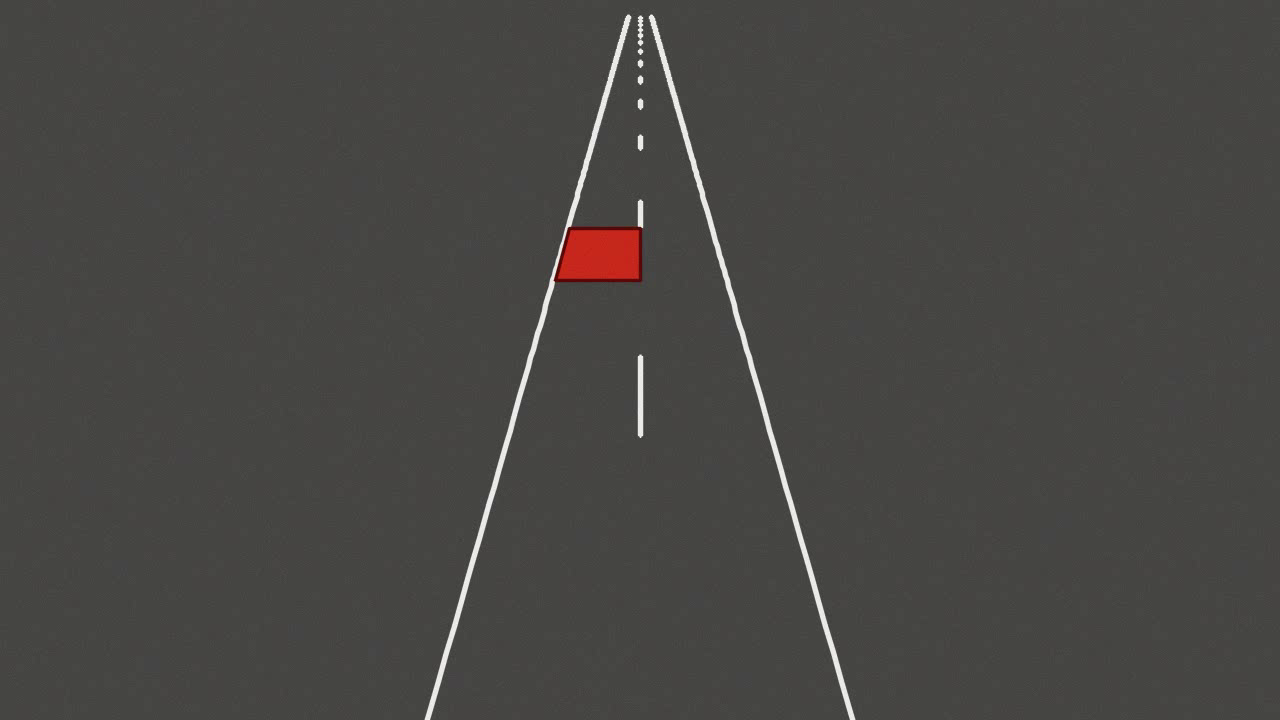
#> input picture frame 24 of evaluation/dataset/synthetic_scene_calib_s12_rp0.mp4, 1280 x 720 px
$ python run_uncertainty_calibration.py
#> lines starting #> are read from the running program, lines starting #| are printed output that depends on the picture
### evaluation/scripts/scene_generator.py
"""
Parameterized version of generate_synthetic_scene.py: same camera model
and road/vehicle setup, but exposes camera roll, dash-marking presence,
and post-render degradation (fog/blur) as knobs, so Week 2 can generate
a small deliberate-failure dataset per brief section 26 ("Failure
Dataset") without duplicating the whole generator per scenario.

Camera model matches generate_synthetic_scene.py exactly, with one
addition: an optional roll rotation (about the camera's forward axis),
since real footage is essentially never perfectly level and the Week 1
pipeline assumes zero roll throughout.
"""
import json
import math
import os
import zlib

import cv2
import numpy as np

IMG_W, IMG_H = 1280, 720
FOCAL_PX = 950.0
CX, CY = IMG_W / 2.0, IMG_H / 2.0
CAM_HEIGHT_M = 6.0
PITCH_DEG = 22.0
LANE_HALF_WIDTH_M = 1.85
DASH_LEN_M = 3.0
DASH_GAP_M = 9.0
DASH_PERIOD_M = DASH_LEN_M + DASH_GAP_M
ROAD_X_MAX_M = 160.0

FPS = 30.0
VEHICLE_SPEED_MPS = 20.0
VEHICLE_X_START_M = 12.0
VEHICLE_X_END_M = 110.0
VEHICLE_LEN_M = 4.5
VEHICLE_WID_M = 1.8
VEHICLE_LANE_Y_M = -0.9

OUT_DIR = os.path.join(os.path.dirname(__file__), "..", "dataset")
os.makedirs(OUT_DIR, exist_ok=True)


def make_camera(pitch_deg=PITCH_DEG, roll_deg=0.0, height_m=CAM_HEIGHT_M,
                 yaw_deg=0.0, x_offset_m=0.0, y_offset_m=0.0):
    """
    yaw_deg/x_offset_m/y_offset_m default to 0.0, reproducing the
    original single-camera-at-the-road-origin-looking-straight-down-it
    behavior exactly -- added for the multi-camera work (see
    docs/multi_camera_architecture.md) where a second "witness" camera
    needs to sit off to the side of the road at its own position/angle,
    not just vary pitch/roll/height along the same viewing axis.
    """
    theta = math.radians(pitch_deg)
    psi = math.radians(yaw_deg)
    z_hat = np.array([0.0, 0.0, 1.0])
    hf = np.array([math.cos(psi), math.sin(psi), 0.0])   # horizontal forward
    hr = np.array([-math.sin(psi), math.cos(psi), 0.0])  # horizontal right (hr(0)=[0,1,0], matches the original)
    forward0 = math.cos(theta) * hf - math.sin(theta) * z_hat
    down0 = -math.sin(theta) * hf - math.cos(theta) * z_hat
    right0 = hr
    if abs(roll_deg) > 1e-9:
        phi = math.radians(roll_deg)
        c, s = math.cos(phi), math.sin(phi)
        right = c * right0 + s * down0
        down = -s * right0 + c * down0
        forward = forward0
    else:
        right, down, forward = right0, down0, forward0
    cam_c = np.array([x_offset_m, y_offset_m, height_m])
    return {"forward": forward, "down": down, "right": right, "c": cam_c}


def project(points_xyz, cam, focal_px=FOCAL_PX):
    pts = np.atleast_2d(points_xyz).astype(float)
    d = pts - cam["c"]
    zc = d @ cam["forward"]
    xc = d @ cam["right"]
    yc = d @ cam["down"]
    out = np.full((len(pts), 2), np.nan)
    valid = zc > 0.5
    out[valid, 0] = CX + focal_px * xc[valid] / zc[valid]
    out[valid, 1] = CY + focal_px * yc[valid] / zc[valid]
    return out


def road_polyline(y_m, cam, x_max=ROAD_X_MAX_M, n=400):
    xs = np.linspace(1.0, x_max, n)
    world = np.stack([xs, np.full_like(xs, y_m), np.zeros_like(xs)], axis=1)
    return project(world, cam)


def dash_segments(x_max=ROAD_X_MAX_M):
    segs, x = [], 0.0
    while x < x_max:
        segs.append((x, min(x + DASH_LEN_M, x_max)))
        x += DASH_PERIOD_M
    return segs


def vehicle_corners_world(x_center_m):
    hl, hw = VEHICLE_LEN_M / 2.0, VEHICLE_WID_M / 2.0
    y = VEHICLE_LANE_Y_M
    return np.array([
        [x_center_m - hl, y - hw, 0.0], [x_center_m + hl, y - hw, 0.0],
        [x_center_m + hl, y + hw, 0.0], [x_center_m - hl, y + hw, 0.0],
    ])


def draw_polyline(img, pts, color, thickness):
    pts = pts[~np.isnan(pts).any(axis=1)]
    if len(pts) < 2:
        return
    cv2.polylines(img, [pts.astype(np.int32).reshape(-1, 1, 2)], False, color, thickness, cv2.LINE_AA)


def render_background(cam, include_dashes=True):
    img = np.full((IMG_H, IMG_W, 3), (70, 70, 72), dtype=np.uint8)
    horizon_v = project(np.array([[ROAD_X_MAX_M * 50, 0, 0]]), cam)[0, 1]
    if not np.isnan(horizon_v):
        img[: max(0, int(horizon_v)), :] = (150, 130, 110)
    draw_polyline(img, road_polyline(-LANE_HALF_WIDTH_M, cam), (235, 235, 235), 3)
    draw_polyline(img, road_polyline(LANE_HALF_WIDTH_M, cam), (235, 235, 235), 3)
    if include_dashes:
        for xs, xe in dash_segments():
            seg = project(np.array([[xs, 0.0, 0.0], [xe, 0.0, 0.0]]), cam)
            draw_polyline(img, seg, (235, 235, 235), 3)
    return img


def apply_fog(frame, strength=0.85, blur_ksize=55):
    fog = cv2.GaussianBlur(frame, (blur_ksize, blur_ksize), 0)
    return cv2.addWeighted(fog, 1 - strength, np.full_like(fog, 120), strength, 0)


def generate_scene(name, roll_deg=0.0, include_dashes=True, fog=False,
                    speed_mps=VEHICLE_SPEED_MPS):
    cam = make_camera(roll_deg=roll_deg)
    fourcc = cv2.VideoWriter_fourcc(*"mp4v")
    video_path = os.path.join(OUT_DIR, f"synthetic_scene_{name}.mp4")
    gt_path = os.path.join(OUT_DIR, f"synthetic_scene_{name}_ground_truth.json")
    writer = cv2.VideoWriter(video_path, fourcc, FPS, (IMG_W, IMG_H))

    travel = VEHICLE_X_END_M - VEHICLE_X_START_M
    n_frames = int((travel / speed_mps) * FPS)
    bg = render_background(cam, include_dashes=include_dashes)
    # NOTE: this used to be `hash(name) % (2**31)`. Python's built-in
    # hash() for strings is salted with a per-process random seed
    # (PYTHONHASHSEED, on by default since Python 3.3, a security
    # feature unrelated to this use case) -- so the "same name -> same
    # scene" reproducibility this function's callers rely on (stress
    # tests, calibration sweeps, demo data) was silently false: every
    # fresh process produced a genuinely different random scene for an
    # identical name. zlib.crc32 has no such per-process salt.
    rng = np.random.default_rng(zlib.crc32(name.encode()) % (2**31))

    gt_frames = []
    for i in range(n_frames):
        t = i / FPS
        x_c = VEHICLE_X_START_M + speed_mps * t
        frame = bg.copy()
        corners_img = project(vehicle_corners_world(x_c), cam)
        if not np.isnan(corners_img).any():
            cv2.fillConvexPoly(frame, corners_img.astype(np.int32), (30, 40, 200))
            cv2.polylines(frame, [corners_img.astype(np.int32)], True, (10, 10, 90), 2, cv2.LINE_AA)
        rear_mid = project(np.array([[x_c - VEHICLE_LEN_M / 2.0, VEHICLE_LANE_Y_M, 0.0]]), cam)[0]

        noise = rng.normal(0, 4.0, frame.shape).astype(np.int16)
        frame = np.clip(frame.astype(np.int16) + noise, 0, 255).astype(np.uint8)
        if fog:
            frame = apply_fog(frame)

        writer.write(frame)
        gt_frames.append({
            "frame": i, "t_s": t, "world_x_m": x_c, "world_y_m": VEHICLE_LANE_Y_M,
            "speed_true_mps": speed_mps,
            "rear_contact_image_uv": [float(rear_mid[0]), float(rear_mid[1])],
        })
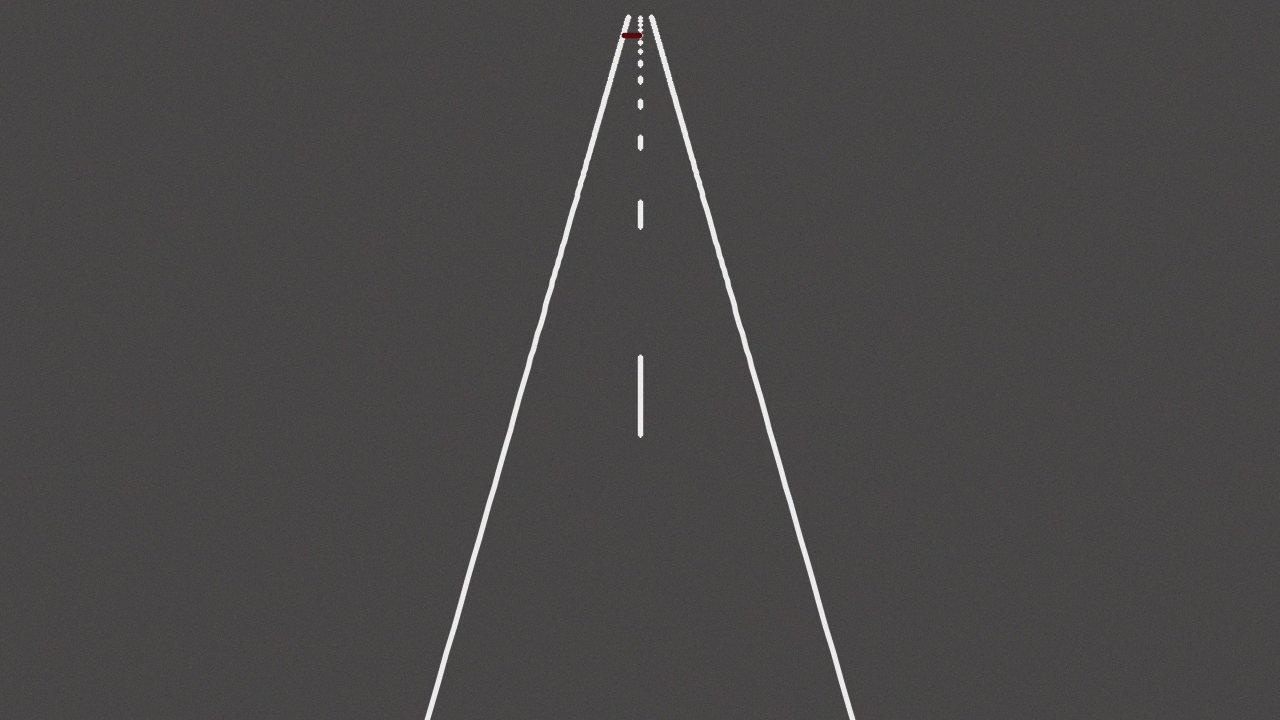
#> frame: shape (720, 1280, 3); mean of channels 0, 1, 2 71.6, 71.6, 73.6; drawn as B, G, R
    writer.release()

    gt = {
        "scenario": name,
        "camera": {"image_w": IMG_W, "image_h": IMG_H, "focal_px": FOCAL_PX,
                    "cx": CX, "cy": CY, "height_m": CAM_HEIGHT_M,
                    "pitch_deg": PITCH_DEG, "roll_deg": roll_deg},
        "road": {"lane_half_width_m": LANE_HALF_WIDTH_M, "include_dashes": include_dashes,
                 "dash_len_m": DASH_LEN_M, "dash_gap_m": DASH_GAP_M, "fog": fog},
        "vehicle": {"speed_true_mps": speed_mps, "length_m": VEHICLE_LEN_M,
                    "width_m": VEHICLE_WID_M, "lane_y_m": VEHICLE_LANE_Y_M},
        "fps": FPS, "n_frames": n_frames, "frames": gt_frames,
    }
    with open(gt_path, "w") as f:
        json.dump(gt, f, indent=2)
    print(f"[{name}] {n_frames} frames -> {video_path}")
    return video_path, gt_path


# [2 lines that do not run on import are left out]

### evaluation/scripts/run_feasibility.py
"""
Week-1 feasibility run (brief section 38): take one controlled video,
recover a plausible physical trajectory, and compare against
independently-known ground truth. No UI, no AWS -- just: does the core
reconstruction math work.

Pipeline: video ingestion -> line detection -> edge-line fit ->
vanishing point (diagnostic) -> dash detection -> scale-anchored
ground-plane homography -> per-frame vehicle ground-contact tracking
-> image-to-world projection -> smoothing -> velocity estimate ->
compare to ground truth.
"""
import json
import os
import sys

import cv2
import numpy as np

sys.path.insert(0, os.path.join(os.path.dirname(__file__), "..", ".."))

from cv.lines.line_detection import detect_line_segments, cluster_by_slope_side, fit_line_x_of_y
from cv.vanishing_points.vp_estimation import intersect_x_of_y_lines, estimate_vp_stability
from cv.homography.ground_plane import (
    detect_dash_rows, build_correspondences, fit_ground_homography, image_to_world,
    lane_width_self_consistency,
)
from cv.tracking.vehicle_tracker import track_ground_contact_point
from backend.reconstruction.trajectory import (
    smooth_trajectory, velocity_from_position, relative_displacement,
)
from backend.reconstructability.score import assess_reconstructability
from backend.agent.loop import run_geometry_agent
from cv.geometry.roll_correction import derotate_frame

DATASET_DIR = os.path.join(os.path.dirname(__file__), "..", "dataset")
VIDEO_PATH = os.path.join(DATASET_DIR, "synthetic_scene_A.mp4")
GT_PATH = os.path.join(DATASET_DIR, "synthetic_scene_A_ground_truth.json")
REPORT_DIR = os.path.join(os.path.dirname(__file__), "..", "..", "docs")
os.makedirs(REPORT_DIR, exist_ok=True)

# priors used only for scale recovery (flagged explicitly, per section 12 --
# the pipeline must know and report *where* its scale assumption came from)
ASSUMED_LANE_HALF_WIDTH_M = 1.85
ASSUMED_DASH_LEN_M = 3.0
ASSUMED_DASH_GAP_M = 9.0


def load_ground_truth():
    with open(GT_PATH) as f:
        return json.load(f)


def stage1_ingest(path):
    cap = cv2.VideoCapture(path)
    fps = cap.get(cv2.CAP_PROP_FPS)
#> fps = 30
    n = int(cap.get(cv2.CAP_PROP_FRAME_COUNT))
#> n = 244
    w = int(cap.get(cv2.CAP_PROP_FRAME_WIDTH))
#> w = 1280
    h = int(cap.get(cv2.CAP_PROP_FRAME_HEIGHT))
#> h = 720
    frames = []
    while True:
        ok, frame = cap.read()
#> frame is the input picture: shape (720, 1280, 3); mean B, G, R 67.6, 70.5, 71.5
        if not ok:
            break
        frames.append(frame)
    cap.release()
    return {"fps": fps, "n_frames": n, "w": w, "h": h, "frames_read": len(frames)}, frames


# [116 lines left out: functions stage2_geometry, stage3_track_and_reconstruct, score_against_ground_truth, not called in this run]


def run_pipeline(video_path=VIDEO_PATH, gt_path=GT_PATH, save_plot=True):
    """Reusable entry point (used by run_feasibility.py's main() and by
    run_stress_tests.py against other synthetic scenarios). Uses the
    agentic geometry search (including roll correction) rather than a
    single fixed reference frame, matching the two-vehicle collision
    pipeline (evaluation/scripts/run_causality_feasibility.py)."""
    with open(gt_path) as f:
        gt = json.load(f)
    ingest_info, frames = stage1_ingest(video_path)
    agent_result = run_geometry_agent(frames, ingest_info["w"], ingest_info["h"],
                                       ASSUMED_LANE_HALF_WIDTH_M, ASSUMED_DASH_LEN_M, ASSUMED_DASH_GAP_M)
    H, geo_diag = agent_result.H, agent_result.diag
    result = {"ingest": ingest_info, "geometry": geo_diag, "agent_trace": {
        "success": agent_result.success, "chosen_frame_idx": agent_result.chosen_frame_idx,
        "n_iterations": agent_result.n_iterations, "stop_reason": agent_result.stop_reason,
        "roll_correction_deg": agent_result.roll_correction_deg,
    }}
    if agent_result.roll_correction_deg:
        frames = [derotate_frame(f, agent_result.roll_correction_deg) for f in frames]
        result["geometry"]["roll_correction_applied_deg"] = agent_result.roll_correction_deg

    if H is None:
        assessment = assess_reconstructability(
            geo_diag, {"n_tracked": 0, "n_lost": 0, "fps": ingest_info["fps"], "n_frames": ingest_info["n_frames"]},
        )
        result["reconstructability"] = {
            "overall": assessment.overall, "components": assessment.components,
            "absolute_position_confidence": assessment.absolute_position_confidence,
            "verdict": assessment.verdict, "reasons": assessment.reasons,
        }
        result["status"] = "NOT_RECONSTRUCTABLE"
        return result

    recon = stage3_track_and_reconstruct(frames, H, ingest_info["fps"])
    scores = score_against_ground_truth(recon, gt)
    result["tracking"] = {"n_tracked": recon["n_tracked"], "n_lost": recon["n_lost"]}
    result["scores"] = scores

    assessment = assess_reconstructability(
        geo_diag,
        {"n_tracked": recon["n_tracked"], "n_lost": recon["n_lost"],
         "fps": ingest_info["fps"], "n_frames": ingest_info["n_frames"]},
        width_consistency=geo_diag.get("lane_width_self_consistency"),
    )
    result["reconstructability"] = {
        "overall": assessment.overall, "components": assessment.components,
        "absolute_position_confidence": assessment.absolute_position_confidence,
        "verdict": assessment.verdict, "reasons": assessment.reasons,
    }
    result["status"] = assessment.verdict
    return result


# [71 lines left out: function main, not called in this run]


# [2 lines that do not run on import are left out]

### evaluation/scripts/run_uncertainty_calibration.py
"""
Uncertainty calibration sweep (brief section 25's "confidence interval
coverage" metric).

Generates a grid of synthetic single-vehicle scenes with varied speed
and camera roll (the two parameters scene_generator.py exposes), runs
each through the real pipeline (agentic geometry search + roll
correction + tracking + speed reconstruction), computes the stated 90%
CI from backend/uncertainty/propagation.py, and checks whether the
scene's true (ground-truth) speed actually falls inside that interval.

Reports empirical coverage: for a correctly-calibrated 90% interval,
this should land near 90% as the trial count grows. Also does a small
1D search over CI90_SCALE to find the value that gets closest to 90%
coverage on this trial set, and writes that as the recommended constant
-- propagation.py's CI90_SCALE should be updated to match by hand after
reviewing the result (kept as a manual step so a bad automated fit can't
silently degrade the stated intervals).
"""
import json
import os
import sys

import numpy as np

sys.path.insert(0, os.path.join(os.path.dirname(__file__), "..", ".."))
sys.path.insert(0, os.path.dirname(__file__))

from scene_generator import generate_scene
from run_feasibility import run_pipeline
from backend.uncertainty.propagation import propagate_speed_uncertainty

DOCS_DIR = os.path.join(os.path.dirname(__file__), "..", "..", "docs")
TMP_DATASET_DIR = os.path.join(os.path.dirname(__file__), "..", "dataset", "_calibration_tmp")
os.makedirs(TMP_DATASET_DIR, exist_ok=True)

SPEEDS_MPS = [12.0, 18.0, 24.0, 30.0]
ROLL_DEGS = [0.0, -3.0, 3.0, -6.0, 6.0, -9.0, 9.0]


def run_trial(name, speed_mps, roll_deg):
    video_path, gt_path = generate_scene(
        f"calib_{name}", roll_deg=roll_deg, speed_mps=speed_mps)
    result = run_pipeline(video_path=video_path, gt_path=gt_path, save_plot=False)
    with open(gt_path) as f:
        gt = json.load(f)
    true_speed = gt["vehicle"]["speed_true_mps"]

    trial = {"name": name, "speed_true_mps": true_speed, "roll_deg": roll_deg,
              "status": result.get("status")}
    if result.get("status") != "RECONSTRUCTABLE" or "scores" not in result:
        trial["reconstructable"] = False
        return trial

    trial["reconstructable"] = True
    est_speed = result["scores"]["speed_estimated_mean_mps"]
    trial["speed_estimated_mps"] = est_speed

    unc = propagate_speed_uncertainty(
        result["geometry"], result["tracking"],
        fps=30.0, roll_correction_deg=result["geometry"].get("roll_correction_applied_deg", 0.0))
    lo, hi = unc.interval(est_speed)
    trial["ci90_lo_mps"] = lo
    trial["ci90_hi_mps"] = hi
    trial["ci90_half_width_frac"] = unc.ci90_half_width_frac
    trial["dominant_sources"] = unc.dominant_sources
    trial["covered"] = bool(lo <= true_speed <= hi)
    return trial


def coverage_at_scale(trials, scale):
    """Re-derive covered/not-covered at a hypothetical CI90_SCALE without
    re-running the whole pipeline. Trials were run with CI90_SCALE=1.0,
    so each trial's stored ci90_half_width_frac already equals the raw
    (pre-scale) combined relative uncertainty; the interval scales
    linearly in that value, so we just reapply the candidate scale."""
    n, covered = 0, 0
    for t in trials:
        if not t.get("reconstructable"):
            continue
        raw_relative_uncertainty = t["ci90_half_width_frac"]
        half_width = t["speed_estimated_mps"] * raw_relative_uncertainty * scale
        lo = max(0.0, t["speed_estimated_mps"] - half_width)
        hi = t["speed_estimated_mps"] + half_width
        n += 1
        covered += int(lo <= t["speed_true_mps"] <= hi)
    return covered / n if n else None


def main():
    trials = []
    for speed in SPEEDS_MPS:
        for roll in ROLL_DEGS:
            name = f"s{int(speed)}_r{roll:+.0f}".replace("+", "p").replace("-", "m")
            print(f"running trial {name} ...")
            trials.append(run_trial(name, speed, roll))

    reconstructable = [t for t in trials if t.get("reconstructable")]
    covered = [t for t in reconstructable if t.get("covered")]
    coverage = len(covered) / len(reconstructable) if reconstructable else None

    scale_sweep = {}
    for scale in [0.5, 0.75, 1.0, 1.25, 1.5, 2.0, 2.5, 3.0]:
        scale_sweep[scale] = coverage_at_scale(reconstructable, scale)
    best_scale = min(scale_sweep, key=lambda s: abs((scale_sweep[s] or 0) - 0.90))

    summary = {
        "n_trials": len(trials),
        "n_reconstructable": len(reconstructable),
        "n_not_reconstructable": len(trials) - len(reconstructable),
        "coverage_at_scale_1.0": coverage,
        "target_coverage": 0.90,
        "scale_sweep_coverage": scale_sweep,
        "recommended_ci90_scale": best_scale,
        "trials": trials,
    }
    out_path = os.path.join(DOCS_DIR, "uncertainty_calibration_results.json")
    with open(out_path, "w") as f:
        json.dump(summary, f, indent=2, default=str)

    print(f"\nn_reconstructable={len(reconstructable)}/{len(trials)}")
    print(f"coverage @ CI90_SCALE=1.0: {coverage}")
    print("coverage across candidate scales:")
    for s, c in scale_sweep.items():
        print(f"  scale={s}: coverage={c}")
    print(f"recommended CI90_SCALE: {best_scale}")
    print(f"saved -> {out_path}")


if __name__ == "__main__":
    main()
